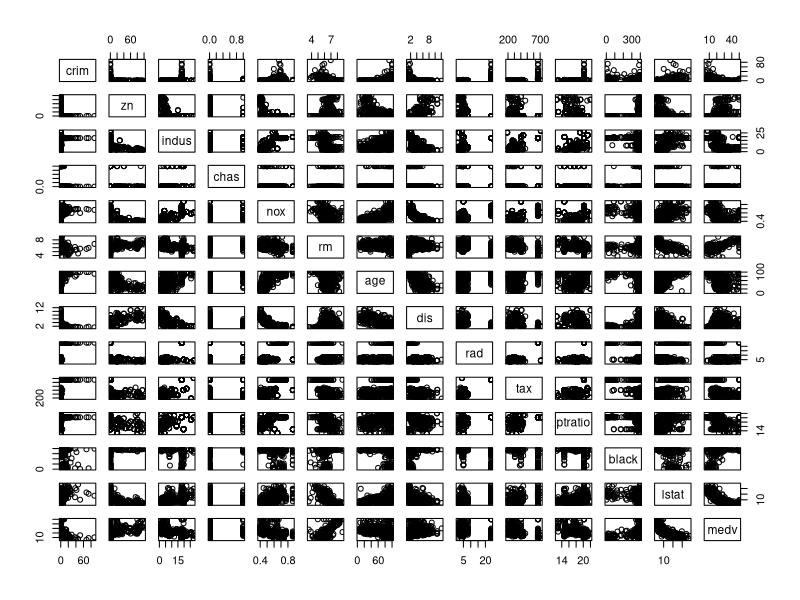
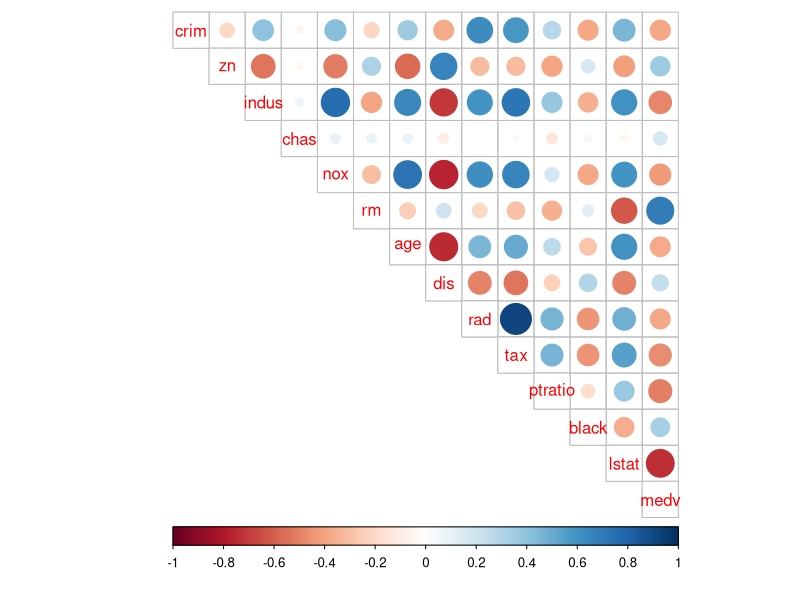

These charts were generated, in order, by the following R code:
## ---- chunk 1
#access the MASS package
library(MASS)
#load the data
data("Boston")
#explore the data
str(Boston)
## ---- chunk 2
summary(Boston$tax)
summary(Boston$crim)
## ---- chunk 3
pairs(Boston)
## ---- chunk 4
library(corrplot)
correlation <- cor(Boston)
correlation
corrplot(correlation, method="circle", type="upper",cl.pos="b",tl.pos="d",t.cex=0.6)
## ---- chunk 5
boston_scaled <- scale(Boston)
summary(boston_scaled)
## ---- chunk 6
#kvartil<- quantile(boston_scaled$crim)
#labels<- c("low","modlow","modhigh","high")
#crim_ny<-cut(boston_scaled$crim,breaks=kvartil,include.lowest=TRUE, label=labels)
#table(crim_ny)
## ---- chunk 7
#boston_scaled <- dplyr::select(boston_scaled, -crim)
#boston_scaled <- data.frame(boston_scaled, crim_ny)
#str(boston_scaled)
## ---- chunk 8
#n<-nrow(boston_scaled)
#eighty <- sample(n, size=n*0.8)
#train<-boston_scaled[eighty,]
#test<- boston_scaled[-eighty,]
## ---- chunk 9
#lfa.fit <- lda(crim_ny ~ ., data=train)
#lda.fit
#lda.arrows <- function(x,myscale=0.5,arrow_heads=0.1,color="red",tex=0.75,choices=c(1,2)){
 # heads <- coef(x)
#  arrows(x0 = 0, y0 = 0,
 #        x1 = myscale * heads[,choices[1]],
  #       y1 = myscale * heads[choices[2]],col=color,lenght=arrow_heads)
  #text(myscale * heads[,choices],labels=row.names(heads),cex=tex,col=color, pos=3)  
#}
#classes <- as.numeric(train$crim_ny)
#plot(lda.fit,dimen=2, col=classes, pch=classes)
 #    lda.arrows(lda.fit,myscale=2)
## ---- chunk 10
#correct_classes <- test$crim_ny
#test<-dplyr::select(test,-crim_ny)
#lda.pred <-predict(lda.fit,newdata=test)
#table(correct=correct_classes,predicted=lda.pred$class)
